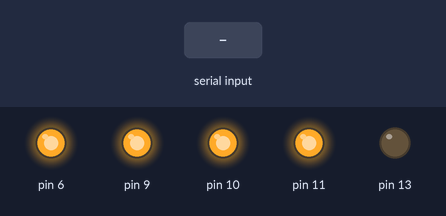
This sketch was run on a simulated Arduino Uno, built with avr-gcc and run on an emulated ATmega328P. Shown: output pins drawn as LEDs (lit = HIGH). The inputs (shaded band) are chosen by the test bench. Random numbers use the default seed unless the sketch sets one; what the sketch prints to the serial monitor is not drawn.

Above: at 1.2 s.
1.3 s: byte 53 (53) received over Serial
At 2.8 s:
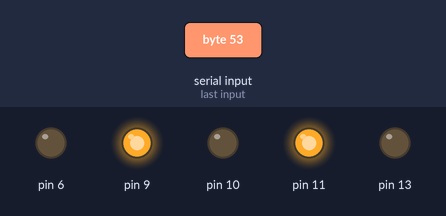
3.5 s: "4" received over Serial
At 6.2 s:
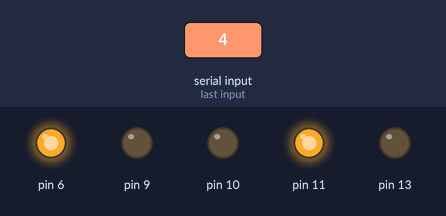
6.5 s: "0" received over Serial
At 7.4 s:
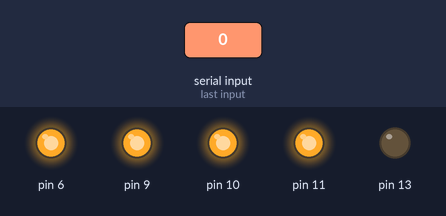
8.0 s: "2" received over Serial
At 8.5 s:
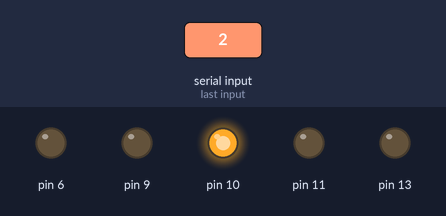
11.0 s: "3" received over Serial
14.0 s: "3" received over Serial
Timing chart, 0 to 18.0 s (numbered marks = the images above; inputs shaded):
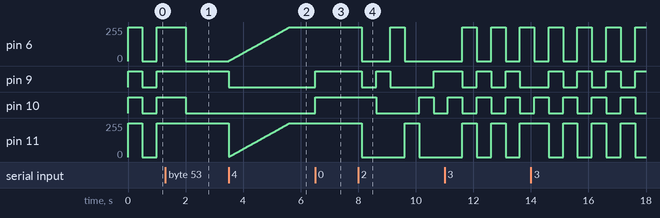

Measured:
- after the input at 6.5 s, pin 9, pin 10: LOW → HIGH at once
- after the input at 8.0 s, pin 6: 255/255 → 0/255 after 0.12 s, → 255/255 1.0 s later, → 0/255 0.50 s later; pin 9: HIGH → LOW after 0.12 s, → HIGH 0.50 s later, → LOW 0.50 s later, → HIGH 1.5 s later; pin 10: HIGH → LOW after 0.62 s, → HIGH 1.5 s later, → LOW 0.50 s later; pin 11: 255/255 → 0/255 after 0.12 s, → 255/255 1.5 s later, → 0/255 0.50 s later

The sketch:

badge_leds_serial.ino
```cpp
/*

AUTHOR: Scott Nielsen (scotty)

Thanks to Klint Holmes. I used a lot of his original badge code here and to learn this stuff.
And Thanks to Luke Jenkins, Klint Holmes, Matt Lorimer, and Jonathan Karras for these badges!

To use:
Load this program onto the SaintCON 2014 badge.
This does not require any additional hardware.
To run, connect the badge via USB to your computer, run your favorite serial terminal.
Use the same settings used in the 'Hack the badge' challenges at the con.
baud = 115200
data bits = 8
stop bits = 1
parity = None
Flow control = xon/xoff

The menu presented offers options of controlling the leds around the name plate.

The neat thing about this program is the leds are entirely controlled by timer interrupts
on the processor, leaving the main loop to run the serial interface.

My next steps on this project are to include a button on the badge to toggle through the
display options, and a potentiometer connected to an analog input to control the speed.
That will allow entire removal of the serial interface (everything in the 'void loop()')
and you can then run whatever program you want and still have the control over the led
blinking pattern.

A known issue is the interrupts are controlled by a timer on the processor which when used
disables the PWM ability on some of the pins. Specifically in this program, the pins
controlling the top leds on the name plate are affected, removing their ability to fade
easily with analogWrite(). So I do not include the top leds in the fade patterns.

IMPORTANT TIP: If you want to monkey with this code and load it onto your badge, make sure
you kill your serial connection before you push the code to the badge. You get some strange,
even somewhat frightening, errors sometimes if the serial connection is open.
*/

int leds_ordered[4];

const int tl = leds_ordered[0] = 10;
const int tr = leds_ordered[1] = 9;;
const int br = leds_ordered[2] = 6;
const int bl = leds_ordered[3] = 11;

volatile int led_state = 0; // an int between 0 and 15, 4 bits, each representing an led

#define ALL_STATES ((1 << 3) | (1 << 2) | (1 << 1) | (1 << 0))
#define TL (1 << 0)
#define TR (1 << 1)
#define BR (1 << 2)
#define BL (1 << 3)

const int pattern_all_blink = 0;
const int pattern_rotate = 1;
const int pattern_cc_rotate = 2;
const int pattern_sync_fade = 3;
const int pattern_alt_fade = 4;
const int pattern_up_down = 5;
const int pattern_side_side = 6;
const int pattern_diagonals = 7;
const int pattern_random_toggles = 8;
const int pattern_all_off = 9;
const int pattern_all_on = 10;

volatile int pattern = pattern_all_blink;

boolean fade_initialized = false;
boolean random_toggles_initialized = false;

boolean show = true;
int incomingByte = 0;
int previousByte = 0;

const long prescaler = 62500;
volatile float hz = 2.0;

void enforce_state() {
  // Check the bits in led_state, any 1's turn the led on. any 0's turn the led off.
  for (int i = 0; i < 4; i++) {
    if (led_state & 1 << i)
      digitalWrite(leds_ordered[i], HIGH);
    else
      digitalWrite(leds_ordered[i], LOW);
  }
}

void all_on() {
  led_state = BR | BL | TL | TR;
  enforce_state();
}

void all_off() {
  led_state = 0;
  enforce_state();
}

void all_blink() {
  if (led_state == 0)
    all_on();
  else
    all_off();
}

void rotate_leds() {
  if (led_state == TL || led_state == TR || led_state == BR)
    led_state = led_state << 1;

  else if (led_state == BL)
    led_state = led_state >> 3;

  else
    led_state = 1;

  enforce_state();
}

void rotate_cc_leds() {
  if (led_state == TR || led_state == BR || led_state == BL)
    led_state = led_state >> 1;

  else if (led_state == TL)
    led_state = led_state << 3;

  else
    led_state = 1;

  enforce_state();
}

void fade(boolean synchronous) {
  // Sigh....the timing interrupt used disables PWM on the top two leds. Fading is not an easy option for them. :(
  static bool moving;
  static bool rising;
  static int intensity;
  static unsigned long previous;
  float hold_interval = 10000/hz;
  if (!fade_initialized) {
    moving = true;
    rising = true;
    intensity = 0;
    previous = 0;
    fade_initialized = true;
    all_off();
  }

  if(moving) {
    OCR1A = prescaler/hz/60;
    if (rising)
      intensity += 1;
    else
      intensity -= 1;
    analogWrite(leds_ordered[2], intensity);
    if (synchronous)
      analogWrite(leds_ordered[3], intensity);
    else
      analogWrite(leds_ordered[3], 255 - intensity);
    if (intensity == 255) {
      moving = false;
      rising = false;
      OCR1A = prescaler/hz;
      if (synchronous)
        led_state = BR | BL;
      else
        led_state = BR;
      enforce_state();
    }
    else if (intensity == 0) {
      moving = false;
      rising = true;
      OCR1A = prescaler/hz;
      if (synchronous)
        led_state = 0;
      else
        led_state = BL;
      enforce_state();
    }
    return;
  }

  unsigned long current = millis();
  if(current - previous > hold_interval) {
    moving = true;
    previous = current;
  }
}

void doubles(int pattern) {
  int initialState;
  if (pattern == pattern_up_down)
    initialState = (TL | TR);
  if (pattern == pattern_side_side)
    initialState = (TL | BL);
  if (pattern == pattern_diagonals)
    initialState = (TL | BR);

  if (led_state == initialState || led_state == (initialState ^ ALL_STATES))
    led_state = led_state ^ ALL_STATES;
  else
    led_state = initialState;
  enforce_state();
}

void random_toggles() {
  static unsigned long previous;
  static float hold_interval;
  if (!random_toggles_initialized) {
    previous = 0;
    hold_interval = random(1000/hz, 5000/hz);
    random_toggles_initialized = true;
  }
  unsigned long current = millis();
  if (current - previous > hold_interval) {
    led_state = (led_state ^ random(1, 16));
    enforce_state();
    hold_interval = random(1000/hz, 5000/hz);
    previous = current;
  }
}

ISR(TIMER1_COMPA_vect) { // Function that runs when the interrupt is thrown
  if (pattern == pattern_all_blink)
    all_blink();
  else if (pattern == pattern_rotate)
    rotate_leds();
  else if (pattern == pattern_cc_rotate)
    rotate_cc_leds();
  else if (pattern == pattern_sync_fade)
    fade(true);
  else if (pattern == pattern_alt_fade)
    fade(false);
  else if (pattern == pattern_up_down)
    doubles(pattern_up_down);
  else if (pattern == pattern_side_side)
    doubles(pattern_side_side);
  else if (pattern == pattern_diagonals)
    doubles(pattern_diagonals);
  else if (pattern == pattern_random_toggles)
    random_toggles();
}

void clearScreen() {
  Serial.write(27);       // ESC command
  Serial.print("[2J");    // clear screen command
  Serial.write(27);       // ESC
  Serial.print("[H");     // Set Cursor to Home
}

void mainMenu() {
  clearScreen();
  Serial.println("+-------------------------------------------+");
  Serial.println("|  1) all blink                             |");
  Serial.println("|  2) rotate clockwise / counter clockwise  |");
  Serial.println("|  3) up-down / side-side / diagonals       |");
  Serial.println("|  4) synchronous / alternate fade          |");
  Serial.println("|  5) random toggles                        |");
  Serial.println("|  0) all on / off                          |");
  Serial.println("|                                           |");
  Serial.print("|  Current speed: ");
  Serial.print(hz, 1);
  if (hz < 10)
    Serial.println(" Hz                    |");
  else if (hz >= 10 && hz < 100)
    Serial.println(" Hz                   |");
  else if (hz >= 100.00)
    Serial.println(" Hz                  |");
  Serial.println("|  +) increase speed                        |");
  Serial.println("|  -) decrease speed                        |");
  Serial.println("+-------------------------------------------+");
}

void setup() {
  pinMode(tl, OUTPUT);
  pinMode(bl, OUTPUT);
  pinMode(tr, OUTPUT);
  pinMode(br, OUTPUT);
  pinMode(13, OUTPUT);

  randomSeed(analogRead(0));

  noInterrupts();
  TCCR1A = 0; // Timer1 A register
  TCCR1B = 0; // Timer1 B register
  TCNT1 = 0; // Timer1 counter.

  /* EXPLANATION OF THE INTERRUPT VARIABLES
     When Timer1 counter (TCNT1) hits the value in OCR1A it will throw the TIMER1_COMPA_vect interrupt.
     To calculate OCR1A: 16MHz / TCCR1B prescaler value / desired Hz - to throw the interrupt.
     For example, if you want your interrupt to run 2 times every second ( 2 Hz ) do this:
     16MHz / 256 / 2Hz ---- That's 16000000 / 256 / 2.
     16MHz because that is the speed of the processor
     256 because TCCR1B has the CS12 bit set, which means 256 prescaler. The counter for Timer1 is only 16 bits so OCR1A has to be < 65535.
       This scalar allows greater flexability for when the interrupt throws. But in this program I keep it at 256.
       Timer0 and Timer2 are only 8 bit (i.e. OCRxA < 256), so the scalar is probably much more important when using those timers.
     2 because we want the interrupt to run twice every second i.e. 2 Hz.
     I had to read this page about 157 times before I achieved my minimal understanding of this stuff:
     http://letsmakerobots.com/node/28278
  */
  OCR1A = prescaler/hz;  // Here prescaler = 16MHz/256. I mixed the two numbers because I could. hz is variable, but starts at 2.
  TCCR1B |= (1 << WGM12); // This bit means throw the exception when TCNT1 == OCR1A
  TCCR1B |= (1 << CS12); // This bit means our prescaler is 256
  TIMSK1 |= (1 << OCIE1A); // This bit actually turns on the interrupt. If this is not set, the interrupt will not be thrown.
  // You will notice this bit gets unset for the all_on and all_off patterns. I didn't have to turn it off, but I could. Why not?
  interrupts();

  Serial.begin(115200);
}

void loop() {
  if (show) {
    mainMenu();
    show = false;
  }

  if (Serial.available() > 0) {
    incomingByte = Serial.read();
    if (previousByte == 52) { // Make sure we initialze the fade pattern if we go back into it again, and set the interrupt counter back to normal.
      fade_initialized = false;
      OCR1A = prescaler/hz;
    }

    if (previousByte == 48 && incomingByte != 48) { // Turn the interrupt back on if we are leaving an all_on or all_off pattern.
      TIMSK1 |= (1 << OCIE1A);
    }

    if (incomingByte == 43) { // '+'
      hz += 0.1;
      OCR1A = prescaler/hz;
      show = true;
    }

    if (incomingByte == 45) { // '-'
      hz -= 0.1;
      if (hz < 1)
        hz = 1.0;
      OCR1A = prescaler/hz;
      show = true;
    }

    if (incomingByte == 49) { // '1'
      pattern = pattern_all_blink;
      previousByte = incomingByte;
    }

    if (incomingByte == 50) { // '2'
      if (pattern == pattern_rotate)
        pattern = pattern_cc_rotate;
      else {
        pattern = pattern_rotate;
        previousByte = incomingByte;
      }
    }

    if (incomingByte == 51) { // '3'
      if (pattern == pattern_up_down)
        pattern = pattern_side_side;
      else if (pattern == pattern_side_side)
        pattern = pattern_diagonals;
      else {
        pattern = pattern_up_down;
        previousByte = incomingByte;
      }
    }

    if (incomingByte == 52) { // '4'
      if (pattern == pattern_sync_fade)
        pattern = pattern_alt_fade;
      else {
        pattern = pattern_sync_fade;
        previousByte = incomingByte;
      }
    }

    if (incomingByte == 53) { // '5'
      pattern = pattern_random_toggles;
      previousByte = incomingByte;
    }

    if (incomingByte == 48) { // '0'
      if (pattern == pattern_all_on) {
        pattern = pattern_all_off;
        all_off();
      }
      else {
        pattern = pattern_all_on;
        previousByte = incomingByte;
        TIMSK1 &= (0 << OCIE1A); // Turn off the interupt. We won't be using it here.
        all_on();
      }
    }
  }
}
```
